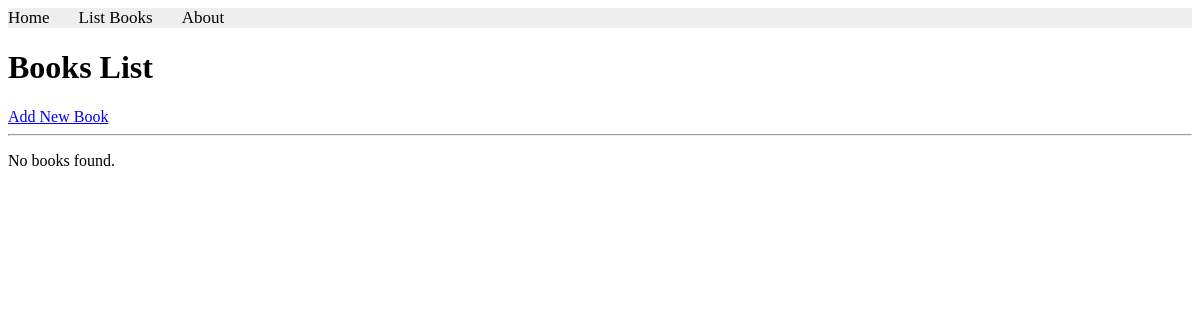
Page /books/lab10_part1/listbooks on the earlier database version.
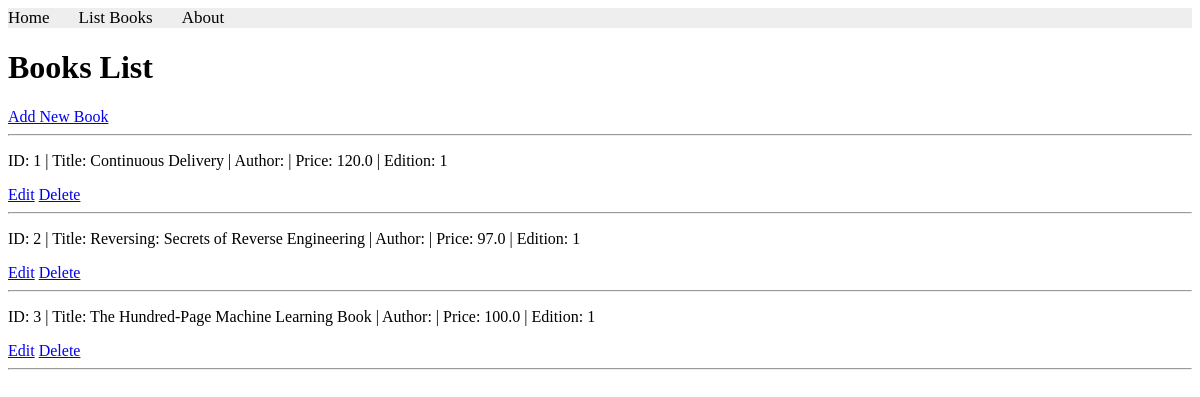
Same page on the later database version.
### apps/bookmodule/models.py (models this page shows, shortened)
class Book(models.Model):
    title = models.CharField(max_length=100)
    author = models.CharField(max_length=50, default='')
    edition = models.SmallIntegerField(default=1)
    price = models.FloatField(default=0.0)
    quantity = models.IntegerField(default=1)
    pubdate = models.DateTimeField(null=True, blank=True)
    rating = models.SmallIntegerField(default=1)
    publisher = models.ForeignKey(
        Publisher,
        null=True,
        on_delete=models.SET_NULL
    )
    authors = models.ManyToManyField(Author)

### apps/bookmodule/views.py (the view)
# urls.py: path('lab10_part1/listbooks', views.lab10_listbooks, name='lab10_listbooks'),
def lab10_listbooks(request):
    books = Book.objects.all()
    return render(
        request,
        'bookmodule/lab10_listbooks.html',
        {'books': books}
    )

### apps/templates/bookmodule/lab10_listbooks.html (shortened to what this page needs)
{% extends "layouts/base.html" %}
{% block content %}
<h1>Books List</h1>
<a href="/books/lab9_part1/addbook">Add New Book</a>
<hr>
{% for book in books %}
    <p>
        ID: {{ book.id }} |
        Title: {{ book.title }} |
        Author: {{ book.author }} |
        Price: {{ book.price }} |
        Edition: {{ book.edition }}
    </p>
    <a href="/books/lab9_part1/editbook/{{ book.id }}">Edit</a>
    <a href="/books/lab9_part1/deletebook/{{ book.id }}">Delete</a>
    <hr>
{% empty %}
    <p>No books found.</p>
{% endfor %}
{% endblock content %}

Differences in the rows shown:
added Book: id "1", title "Continuous Delivery", price "120.0", edition "1"
added Book: id "2", title "Reversing: Secrets of Reverse Engineering", price "97.0", edition "1"
added Book: id "3", title "The Hundred-Page Machine Learning Book", price "100.0", edition "1"
Other differences:
text no longer shown: "No books found."
